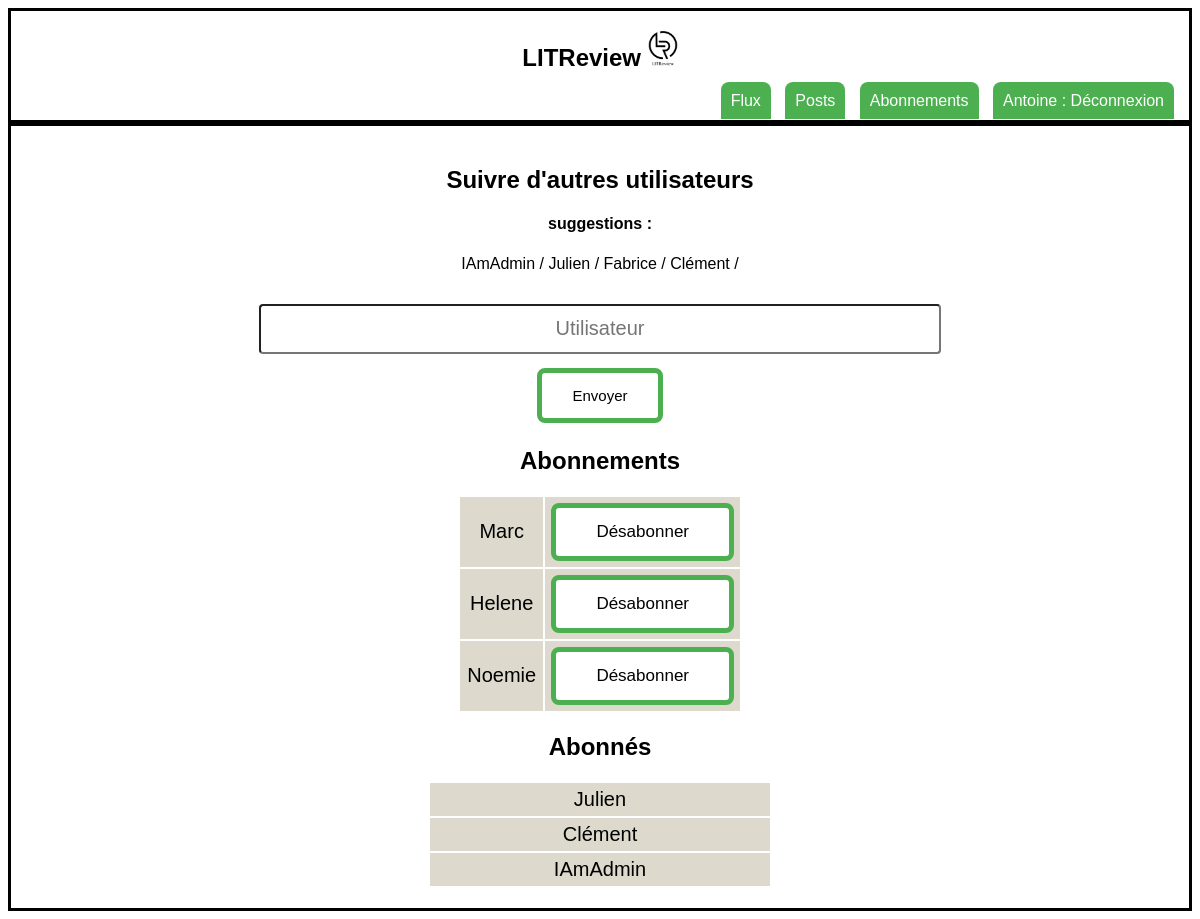
Screenshot of /abo/ (signed in) with the database file from the repository.
### review/models.py (models this page shows)
class UserFollows(models.Model):
    user = models.ForeignKey(
        to=settings.AUTH_USER_MODEL,
        on_delete=models.CASCADE,
        related_name='following')
    followed_user = models.ForeignKey(
        to=settings.AUTH_USER_MODEL,
        on_delete=models.CASCADE,
        related_name='followed_by')
    class Meta:
        unique_together = ('user', 'followed_user')

### review/views.py (the view)
# urls.py: path('abo/', review.views.abo, name='abo'),
@login_required
def abo(request):
    message = ''
    subscriber = UserFollows.objects.filter(followed_user=request.user)
    subscription = UserFollows.objects.filter(user=request.user)
    sub_id = UserFollows.objects.filter(user=request.user).values_list('followed_user',
                                                                       flat=True)
    suggestions = User.objects.filter(
        ~Q(username=request.user) &
        ~Q(id__in=sub_id)
    ).distinct()
    if request.method == 'POST':
        form = FollowForm(request.POST)
        if form.is_valid():
            abo = form.cleaned_data['followed_user']
            try:
                userfollow = User.objects.get(username=abo)
                if userfollow == request.user:
                    message = "Vous ne pouvez pas suivre votre propre compte"
                else:
                    follow = UserFollows()
                    follow.user = request.user
                    follow.followed_user = userfollow
                    follow.save()
            except ObjectDoesNotExist:
                message = "Cet utilisateur n'existe pas"
            except IntegrityError:
                message = "Vous suivez deja cet utilisateur"
    else:
        form = FollowForm()
    return render(request, 'review/abo.html',
                  context={'form': form,
                           'subscriber': subscriber,
                           'subscription': subscription,
                           'message': message,
                           'suggestions': suggestions}
                  )

### review/forms.py
class FollowForm(forms.Form):
    followed_user = forms.CharField(widget=forms.TextInput(attrs={'placeholder': 'Utilisateur',
                                                                  'class': 'form-control'}))

### review/templates/review/abo.html (shortened to what this page needs)
{% extends 'base.html' %}
{% block content %}
<h2>Suivre d'autres utilisateurs</h2>
{% if suggestions %}
    <h4>suggestions :</h4>
    <p>{% for suggest in suggestions %}
        {{suggest.username}} /
    {% endfor %}</p>
{% endif %}
<form action="" method="post">
    <div class="form-group">
        {{ form.followed_user }}
    </div>
    <input type="submit" value="Envoyer">
</form>
<h2>Abonnements</h2>
<table class="abo">
    {% for sub in subscription %}
    <tr>
        <td class="name">{{sub.followed_user}}</td>
        <td class="button">
            <a href="{% url 'unsub' sub.id %}">
                <button>Désabonner</button></a>
        </td>
    </tr>
    {% endfor %}
</table>
<h2>Abonnés</h2>
<table class="follow">
    {% for subc in subscriber %}
    <tr>
        <td class="name">{{subc.user}}</td>
    </tr>
        {% endfor %}
</table>
{% endblock content %}

### Templates/base.html (shortened to what this page needs)
{% load static %}
<html>
    <head>
        <link rel="stylesheet" href="{% static 'review/styles.css' %}" />
    </head>
    <body>
    <nav> <h1>LITReview <img src="{% static 'img/LIT.PNG' %}" id="logo"></h1>
    {% if user.is_authenticated %}
        <div id="navigation">
            <a href="{% url 'flux' %}">Flux</a>
            <a href="{% url 'mypost' %}">Posts</a>
            <a href="{% url 'abo' %}">Abonnements</a>
            <a href="{% url 'logout' %}">{{ user.username }} : Déconnexion</a>
        </div>
    {% endif %}
    </nav>
    <div id="main">
        {% block content %}{% endblock %}
    </div>
    </body>
</html>

### review/static/review/styles.css (style rules this page uses)
body { font-family: Verdana, "Arial", sans-serif; }
button { border-radius: 8px; padding: 14px 40px; background-color: white; color: black; border: 5px solid #4CAF50; font-size:17px; margin: 5px; transition-duration: 0.3s; }
nav { height: auto; border: 3px solid black; }
nav div { text-align: right; }
nav h1 { text-align: center; }
nav #logo { width: 30px; position: static; }
#navigation { margin: 10px; }
#navigation a { text-decoration: none; padding: 10px; border-radius: 8px 8px 0px 0px; background-color: #4CAF50; margin: 5px; color: white; transition-duration: 0.3s; }
#main { border: 3px solid black; text-align: center; padding: 20px; }
.abo, .follow { text-align: center; margin-left: auto; margin-right: auto; }
.abo .name,.follow .name { width: 30%; font-size: 20px; padding: 5px; }
.abo .button { min-width: 15%; }
.abo tr,.follow tr { background-color: #ddd9cd }
tr { width: 100%; border-collapse: collapse; }
.form-group input { text-align: center; margin: 10px; padding: 5px; width: 60%; height: 50px; font-size: 20px; border-radius: 4px; }
input[type='submit'] { border-radius: 8px; padding: 14px 30px; background-color: white; color: black; border: 5px solid #4CAF50; font-size:15px; margin: 4px; }

### rows the page displays
UserFollows: followed_user "Marc"
UserFollows: followed_user "Helene"
UserFollows: followed_user "Noemie"
UserFollows: user "Julien"
UserFollows: user "Clément"
UserFollows: user "IAmAdmin"

### other values shown
{{ user.username }} "Antoine"
{{ suggest.username }} "IAmAdmin"
{{ suggest.username }} "Julien"
{{ suggest.username }} "Fabrice"
{{ suggest.username }} "Clément"
